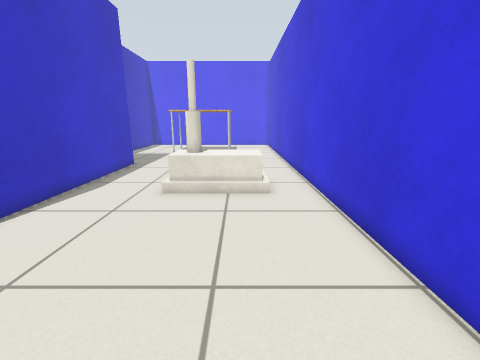
view 1 (above)

18 first-person views from a walk through a world built for the Gazebo simulator. The camera is 0.78 m above the floor, tilts 14° down and sees 90° across. The floor is counted in squares, 0.25 m on a side. Each view is taken from the middle of a square. On the plan, view 1 faces up. The plan holds only what a view shows up to about 19 squares ahead; the rest is blank. Robots are left out. Gazebo's built-in surfaces are drawn with simple patterns. Some stock models are drawn as simple stand-ins.

view 2
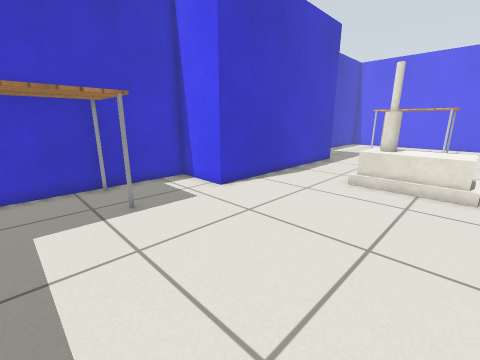

view 3
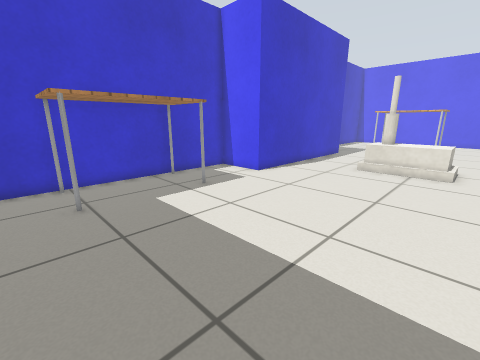

view 4
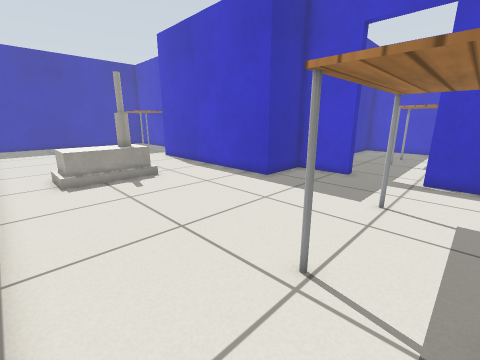

view 5
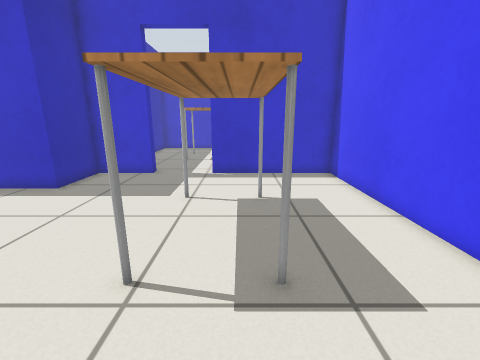

view 6
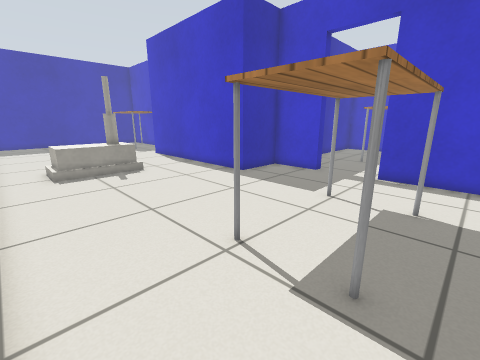

view 7
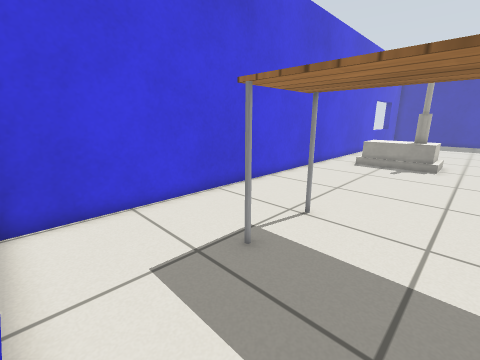

view 8
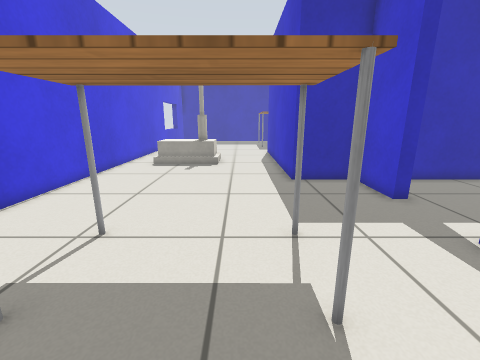

view 9
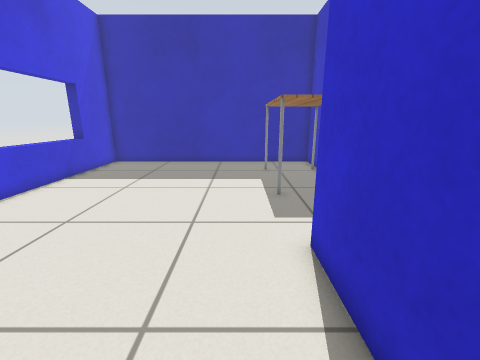

view 10
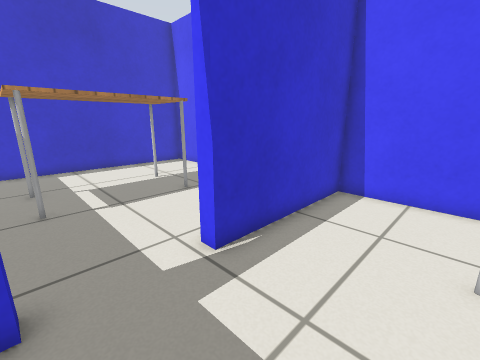

view 11
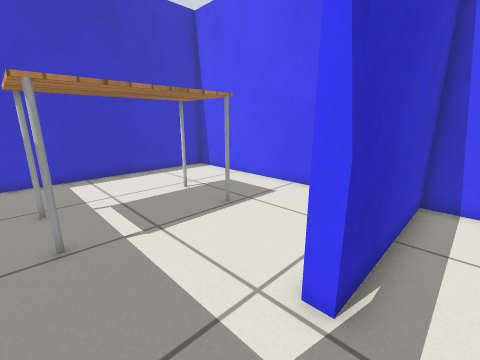

view 12
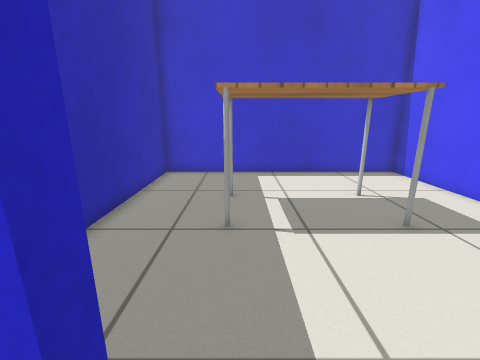

view 13
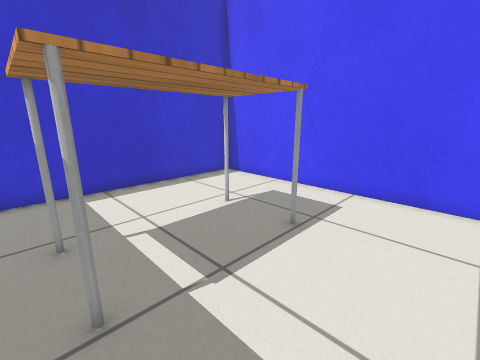

view 14
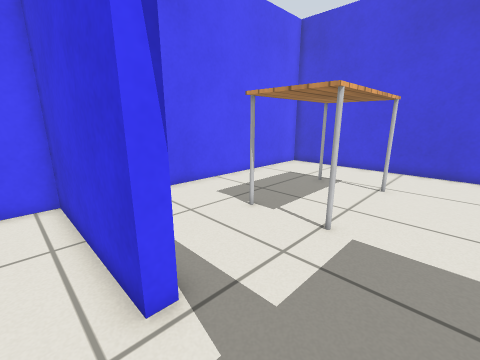

view 15
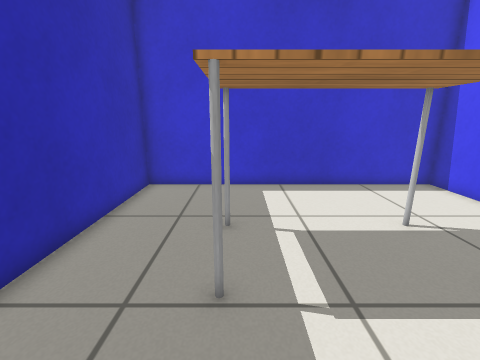

view 16
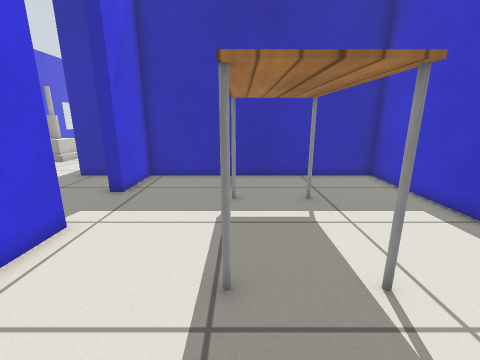

view 17
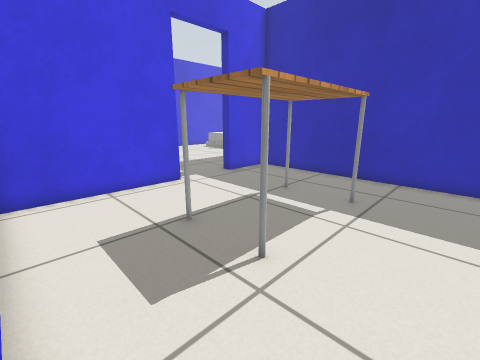

view 18
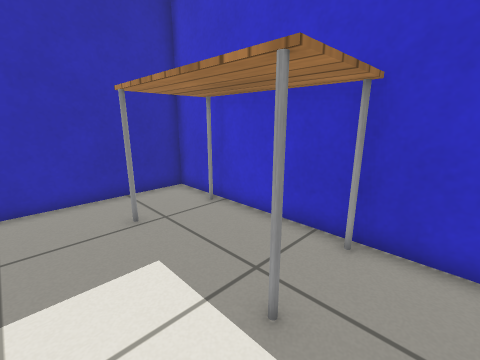

### Floor plan
Ten units are one square. View 1 is at (0, 0); x grows to the right and y downward. Boxes are objects, and circles mark ways between rooms. Rooms are numbered by the first view taken in them; rooms with no view inside come last. Other rooms are left out.
<svg viewBox="-251 -320 292 398">
<path fill="none" stroke="#000" d="M-112 -207 -112 -175 -78 -175 -78 -55 -112 -55 -112 73 36 73 36 -315 -112 -315 -112 -243M-118 -243 -118 -315 -246 -315 -246 -175 -118 -175 -118 -207"/>
<rect x="-105" y="-15" width="30" height="70" fill="#bbb"><title>table</title></rect>
<rect x="-75" y="-275" width="70" height="40" fill="#bbb"><title>other object</title></rect>
<rect x="-35" y="-125" width="50" height="30" fill="#bbb"><title>house</title></rect>
<rect x="-205" y="-275" width="40" height="70" fill="#bbb"><title>table</title></rect>
<circle cx="-115" cy="-225" r="3" fill="#2a7"/>
<text x="-30" y="-130">1</text>
<text x="-190" y="-250">2</text>
</svg>
Room 1 opens to room 2.

Where each view was taken, in squares from view 1:
view 1: 0 up, 0 right, facing up
view 2: 2 down, 1 right, facing up-left
view 3: 6 down, 2 right, facing up-left
view 4: 26 up, 3 right, facing down-left
view 5: 26 up, 3 right, facing left
view 6: 28 up, 3 right, facing down-left
view 7: 31 up, 5 left, facing down-right
view 8: 30 up, 5 left, facing down
view 9: 11 up, 6 left, facing down
view 10: 21 up, 7 left, facing up-left
view 11: 21 up, 10 left, facing up-left
view 12: 22 up, 10 left, facing left
view 13: 21 up, 13 left, facing up-left
view 14: 21 up, 13 left, facing up-right
view 15: 22 up, 13 left, facing left
view 16: 31 up, 17 left, facing down
view 17: 31 up, 23 left, facing down-right
view 18: 3 up, 5 left, facing down-left
